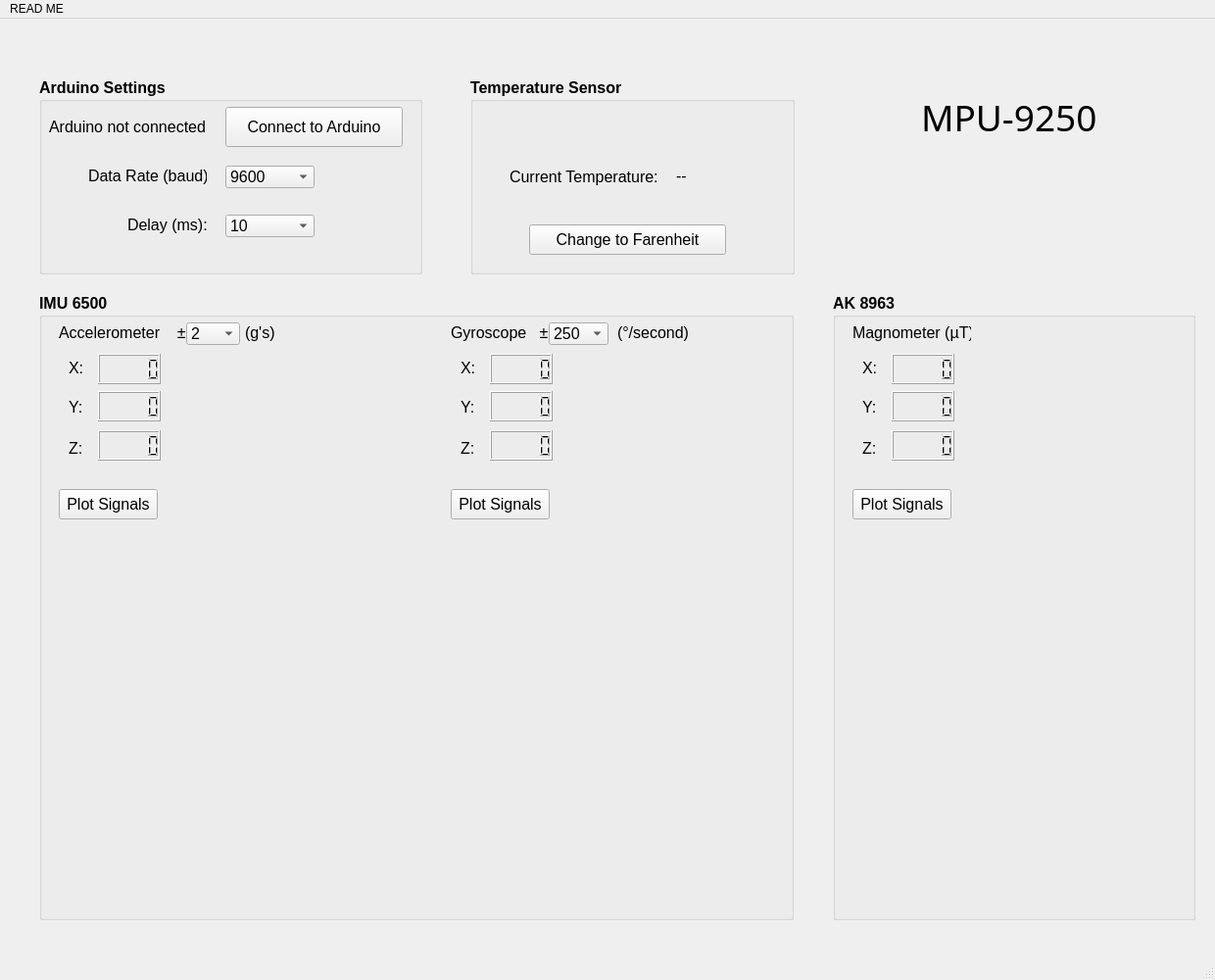
<?xml version="1.0" encoding="UTF-8"?>
<ui version="4.0">
 <class>MainWindow</class>
 <widget class="QMainWindow" name="MainWindow">
  <property name="geometry">
   <rect>
    <x>0</x>
    <y>0</y>
    <width>1240</width>
    <height>1000</height>
   </rect>
  </property>
  <property name="maximumSize">
   <size>
    <width>16777215</width>
    <height>1000</height>
   </size>
  </property>
  <property name="windowTitle">
   <string>MainWindow</string>
  </property>
  <widget class="QWidget" name="centralwidget">
   <widget class="QLabel" name="label_2">
    <property name="geometry">
     <rect>
      <x>940</x>
      <y>80</y>
      <width>181</width>
      <height>41</height>
     </rect>
    </property>
    <property name="font">
     <font>
      <family>Perpetua Titling MT</family>
      <pointsize>28</pointsize>
     </font>
    </property>
    <property name="text">
     <string>MPU-9250</string>
    </property>
   </widget>
   <widget class="QGroupBox" name="IMU6500GB">
    <property name="geometry">
     <rect>
      <x>40</x>
      <y>280</y>
      <width>770</width>
      <height>640</height>
     </rect>
    </property>
    <property name="minimumSize">
     <size>
      <width>680</width>
      <height>271</height>
     </size>
    </property>
    <property name="maximumSize">
     <size>
      <width>770</width>
      <height>640</height>
     </size>
    </property>
    <property name="font">
     <font>
      <pointsize>12</pointsize>
      <bold>true</bold>
     </font>
    </property>
    <property name="title">
     <string>IMU 6500</string>
    </property>
    <widget class="QLabel" name="label_3">
     <property name="geometry">
      <rect>
       <x>20</x>
       <y>30</y>
       <width>141</width>
       <height>21</height>
      </rect>
     </property>
     <property name="font">
      <font>
       <pointsize>12</pointsize>
       <bold>false</bold>
      </font>
     </property>
     <property name="text">
      <string>Accelerometer    ±</string>
     </property>
    </widget>
    <widget class="QLabel" name="label_4">
     <property name="geometry">
      <rect>
       <x>420</x>
       <y>30</y>
       <width>101</width>
       <height>21</height>
      </rect>
     </property>
     <property name="font">
      <font>
       <pointsize>12</pointsize>
       <bold>false</bold>
      </font>
     </property>
     <property name="text">
      <string>Gyroscope   ±</string>
     </property>
    </widget>
    <widget class="QLabel" name="label_5">
     <property name="geometry">
      <rect>
       <x>30</x>
       <y>66</y>
       <width>21</width>
       <height>21</height>
      </rect>
     </property>
     <property name="font">
      <font>
       <pointsize>12</pointsize>
       <bold>false</bold>
      </font>
     </property>
     <property name="text">
      <string>X:</string>
     </property>
    </widget>
    <widget class="QLabel" name="label_6">
     <property name="geometry">
      <rect>
       <x>30</x>
       <y>106</y>
       <width>21</width>
       <height>21</height>
      </rect>
     </property>
     <property name="font">
      <font>
       <pointsize>12</pointsize>
       <bold>false</bold>
      </font>
     </property>
     <property name="text">
      <string>Y:</string>
     </property>
    </widget>
    <widget class="QLabel" name="label_7">
     <property name="geometry">
      <rect>
       <x>30</x>
       <y>150</y>
       <width>21</width>
       <height>17</height>
      </rect>
     </property>
     <property name="font">
      <font>
       <pointsize>12</pointsize>
       <bold>false</bold>
      </font>
     </property>
     <property name="text">
      <string>Z:</string>
     </property>
    </widget>
    <widget class="QPushButton" name="PlotAccelerometerPB">
     <property name="geometry">
      <rect>
       <x>20</x>
       <y>200</y>
       <width>101</width>
       <height>31</height>
      </rect>
     </property>
     <property name="font">
      <font>
       <pointsize>12</pointsize>
       <bold>false</bold>
      </font>
     </property>
     <property name="text">
      <string>Plot Signals</string>
     </property>
    </widget>
    <widget class="QPushButton" name="PlotGyroscopePB">
     <property name="geometry">
      <rect>
       <x>420</x>
       <y>200</y>
       <width>101</width>
       <height>31</height>
      </rect>
     </property>
     <property name="font">
      <font>
       <pointsize>12</pointsize>
       <bold>false</bold>
      </font>
     </property>
     <property name="text">
      <string>Plot Signals</string>
     </property>
    </widget>
    <widget class="QWidget" name="widget_2" native="true">
     <property name="geometry">
      <rect>
       <x>420</x>
       <y>290</y>
       <width>331</width>
       <height>321</height>
      </rect>
     </property>
    </widget>
    <widget class="QWidget" name="widget_3" native="true">
     <property name="geometry">
      <rect>
       <x>20</x>
       <y>290</y>
       <width>331</width>
       <height>321</height>
      </rect>
     </property>
    </widget>
    <widget class="QLabel" name="label_17">
     <property name="geometry">
      <rect>
       <x>590</x>
       <y>30</y>
       <width>101</width>
       <height>21</height>
      </rect>
     </property>
     <property name="font">
      <font>
       <pointsize>12</pointsize>
       <bold>false</bold>
      </font>
     </property>
     <property name="text">
      <string>(°/second)</string>
     </property>
    </widget>
    <widget class="QComboBox" name="GyroscopeCB">
     <property name="geometry">
      <rect>
       <x>520</x>
       <y>30</y>
       <width>61</width>
       <height>23</height>
      </rect>
     </property>
     <property name="font">
      <font>
       <pointsize>12</pointsize>
       <bold>false</bold>
      </font>
     </property>
     <item>
      <property name="text">
       <string>250</string>
      </property>
     </item>
     <item>
      <property name="text">
       <string>500</string>
      </property>
     </item>
     <item>
      <property name="text">
       <string>1000</string>
      </property>
     </item>
     <item>
      <property name="text">
       <string>2000</string>
      </property>
     </item>
    </widget>
    <widget class="QComboBox" name="AccelerometerCB">
     <property name="geometry">
      <rect>
       <x>150</x>
       <y>30</y>
       <width>55</width>
       <height>23</height>
      </rect>
     </property>
     <property name="font">
      <font>
       <pointsize>12</pointsize>
       <bold>false</bold>
      </font>
     </property>
     <item>
      <property name="text">
       <string>2</string>
      </property>
     </item>
     <item>
      <property name="text">
       <string>4</string>
      </property>
     </item>
     <item>
      <property name="text">
       <string>8</string>
      </property>
     </item>
     <item>
      <property name="text">
       <string>16</string>
      </property>
     </item>
    </widget>
    <widget class="QLabel" name="label_21">
     <property name="geometry">
      <rect>
       <x>210</x>
       <y>30</y>
       <width>54</width>
       <height>21</height>
      </rect>
     </property>
     <property name="font">
      <font>
       <pointsize>12</pointsize>
       <bold>false</bold>
      </font>
     </property>
     <property name="text">
      <string>(g's)</string>
     </property>
    </widget>
    <widget class="QLabel" name="label_8">
     <property name="geometry">
      <rect>
       <x>430</x>
       <y>106</y>
       <width>21</width>
       <height>21</height>
      </rect>
     </property>
     <property name="font">
      <font>
       <pointsize>12</pointsize>
       <bold>false</bold>
      </font>
     </property>
     <property name="text">
      <string>Y:</string>
     </property>
    </widget>
    <widget class="QLabel" name="label_9">
     <property name="geometry">
      <rect>
       <x>430</x>
       <y>66</y>
       <width>21</width>
       <height>21</height>
      </rect>
     </property>
     <property name="font">
      <font>
       <pointsize>12</pointsize>
       <bold>false</bold>
      </font>
     </property>
     <property name="text">
      <string>X:</string>
     </property>
    </widget>
    <widget class="QLabel" name="label_10">
     <property name="geometry">
      <rect>
       <x>430</x>
       <y>150</y>
       <width>21</width>
       <height>17</height>
      </rect>
     </property>
     <property name="font">
      <font>
       <pointsize>12</pointsize>
       <bold>false</bold>
      </font>
     </property>
     <property name="text">
      <string>Z:</string>
     </property>
    </widget>
    <widget class="QLCDNumber" name="lcd_AccelerometerX">
     <property name="geometry">
      <rect>
       <x>60</x>
       <y>62</y>
       <width>64</width>
       <height>31</height>
      </rect>
     </property>
    </widget>
    <widget class="QLCDNumber" name="lcd_AccelerometerY">
     <property name="geometry">
      <rect>
       <x>60</x>
       <y>100</y>
       <width>64</width>
       <height>31</height>
      </rect>
     </property>
    </widget>
    <widget class="QLCDNumber" name="lcd_AccelerometerZ">
     <property name="geometry">
      <rect>
       <x>60</x>
       <y>140</y>
       <width>64</width>
       <height>31</height>
      </rect>
     </property>
    </widget>
    <widget class="QLCDNumber" name="lcd_GyroscopeX">
     <property name="geometry">
      <rect>
       <x>460</x>
       <y>62</y>
       <width>64</width>
       <height>31</height>
      </rect>
     </property>
    </widget>
    <widget class="QLCDNumber" name="lcd_GyroscopeZ">
     <property name="geometry">
      <rect>
       <x>460</x>
       <y>140</y>
       <width>64</width>
       <height>31</height>
      </rect>
     </property>
    </widget>
    <widget class="QLCDNumber" name="lcd_GyroscopeY">
     <property name="geometry">
      <rect>
       <x>460</x>
       <y>100</y>
       <width>64</width>
       <height>31</height>
      </rect>
     </property>
    </widget>
   </widget>
   <widget class="QGroupBox" name="AKGB">
    <property name="geometry">
     <rect>
      <x>850</x>
      <y>280</y>
      <width>370</width>
      <height>640</height>
     </rect>
    </property>
    <property name="minimumSize">
     <size>
      <width>220</width>
      <height>271</height>
     </size>
    </property>
    <property name="maximumSize">
     <size>
      <width>370</width>
      <height>640</height>
     </size>
    </property>
    <property name="font">
     <font>
      <pointsize>12</pointsize>
      <bold>true</bold>
     </font>
    </property>
    <property name="title">
     <string>AK 8963</string>
    </property>
    <widget class="QLabel" name="label_14">
     <property name="geometry">
      <rect>
       <x>20</x>
       <y>30</y>
       <width>121</width>
       <height>21</height>
      </rect>
     </property>
     <property name="font">
      <font>
       <pointsize>12</pointsize>
       <bold>false</bold>
      </font>
     </property>
     <property name="text">
      <string>Magnometer (µT)</string>
     </property>
    </widget>
    <widget class="QPushButton" name="PlotMagnometerPB">
     <property name="geometry">
      <rect>
       <x>20</x>
       <y>200</y>
       <width>101</width>
       <height>31</height>
      </rect>
     </property>
     <property name="font">
      <font>
       <pointsize>12</pointsize>
       <bold>false</bold>
      </font>
     </property>
     <property name="text">
      <string>Plot Signals</string>
     </property>
    </widget>
    <widget class="QWidget" name="widget" native="true">
     <property name="geometry">
      <rect>
       <x>20</x>
       <y>290</y>
       <width>331</width>
       <height>321</height>
      </rect>
     </property>
    </widget>
    <widget class="QLabel" name="label_13">
     <property name="geometry">
      <rect>
       <x>30</x>
       <y>106</y>
       <width>21</width>
       <height>21</height>
      </rect>
     </property>
     <property name="font">
      <font>
       <pointsize>12</pointsize>
       <bold>false</bold>
      </font>
     </property>
     <property name="text">
      <string>Y:</string>
     </property>
    </widget>
    <widget class="QLabel" name="label_12">
     <property name="geometry">
      <rect>
       <x>30</x>
       <y>66</y>
       <width>21</width>
       <height>21</height>
      </rect>
     </property>
     <property name="font">
      <font>
       <pointsize>12</pointsize>
       <bold>false</bold>
      </font>
     </property>
     <property name="text">
      <string>X:</string>
     </property>
    </widget>
    <widget class="QLabel" name="label_11">
     <property name="geometry">
      <rect>
       <x>30</x>
       <y>150</y>
       <width>21</width>
       <height>17</height>
      </rect>
     </property>
     <property name="font">
      <font>
       <pointsize>12</pointsize>
       <bold>false</bold>
      </font>
     </property>
     <property name="text">
      <string>Z:</string>
     </property>
    </widget>
    <widget class="QLCDNumber" name="lcd_MagnetometerY">
     <property name="geometry">
      <rect>
       <x>60</x>
       <y>100</y>
       <width>64</width>
       <height>31</height>
      </rect>
     </property>
    </widget>
    <widget class="QLCDNumber" name="lcd_MagnetometerX">
     <property name="geometry">
      <rect>
       <x>60</x>
       <y>62</y>
       <width>64</width>
       <height>31</height>
      </rect>
     </property>
    </widget>
    <widget class="QLCDNumber" name="lcd_MagnetometerZ">
     <property name="geometry">
      <rect>
       <x>60</x>
       <y>140</y>
       <width>64</width>
       <height>31</height>
      </rect>
     </property>
    </widget>
   </widget>
   <widget class="QGroupBox" name="TempGB">
    <property name="geometry">
     <rect>
      <x>480</x>
      <y>60</y>
      <width>331</width>
      <height>201</height>
     </rect>
    </property>
    <property name="font">
     <font>
      <pointsize>12</pointsize>
      <bold>true</bold>
     </font>
    </property>
    <property name="title">
     <string>Temperature Sensor</string>
    </property>
    <widget class="QLabel" name="label_15">
     <property name="geometry">
      <rect>
       <x>40</x>
       <y>86</y>
       <width>151</width>
       <height>31</height>
      </rect>
     </property>
     <property name="font">
      <font>
       <pointsize>12</pointsize>
       <bold>false</bold>
      </font>
     </property>
     <property name="text">
      <string>Current Temperature:</string>
     </property>
    </widget>
    <widget class="QLabel" name="label_TempValue">
     <property name="geometry">
      <rect>
       <x>210</x>
       <y>90</y>
       <width>54</width>
       <height>21</height>
      </rect>
     </property>
     <property name="font">
      <font>
       <pointsize>12</pointsize>
       <bold>false</bold>
      </font>
     </property>
     <property name="text">
      <string>--</string>
     </property>
    </widget>
    <widget class="QPushButton" name="TempModePB">
     <property name="geometry">
      <rect>
       <x>60</x>
       <y>150</y>
       <width>201</width>
       <height>31</height>
      </rect>
     </property>
     <property name="font">
      <font>
       <pointsize>12</pointsize>
       <bold>false</bold>
      </font>
     </property>
     <property name="text">
      <string>Change to Farenheit</string>
     </property>
    </widget>
    <widget class="QLabel" name="label_TemperatureMode">
     <property name="geometry">
      <rect>
       <x>240</x>
       <y>90</y>
       <width>41</width>
       <height>21</height>
      </rect>
     </property>
     <property name="font">
      <font>
       <pointsize>12</pointsize>
       <bold>false</bold>
      </font>
     </property>
     <property name="text">
      <string/>
     </property>
    </widget>
   </widget>
   <widget class="QGroupBox" name="ArduinoSettingsGB">
    <property name="geometry">
     <rect>
      <x>40</x>
      <y>60</y>
      <width>391</width>
      <height>201</height>
     </rect>
    </property>
    <property name="font">
     <font>
      <pointsize>12</pointsize>
      <bold>true</bold>
     </font>
    </property>
    <property name="title">
     <string>Arduino Settings</string>
    </property>
    <widget class="QComboBox" name="DelayCB">
     <property name="geometry">
      <rect>
       <x>190</x>
       <y>140</y>
       <width>91</width>
       <height>23</height>
      </rect>
     </property>
     <property name="font">
      <font>
       <pointsize>12</pointsize>
       <bold>false</bold>
      </font>
     </property>
     <item>
      <property name="text">
       <string>10</string>
      </property>
     </item>
     <item>
      <property name="text">
       <string>25</string>
      </property>
     </item>
     <item>
      <property name="text">
       <string>50</string>
      </property>
     </item>
     <item>
      <property name="text">
       <string>100</string>
      </property>
     </item>
     <item>
      <property name="text">
       <string>200</string>
      </property>
     </item>
     <item>
      <property name="text">
       <string>500</string>
      </property>
     </item>
    </widget>
    <widget class="QLabel" name="label_18">
     <property name="geometry">
      <rect>
       <x>90</x>
       <y>140</y>
       <width>81</width>
       <height>21</height>
      </rect>
     </property>
     <property name="font">
      <font>
       <pointsize>12</pointsize>
       <bold>false</bold>
      </font>
     </property>
     <property name="text">
      <string>Delay (ms):</string>
     </property>
    </widget>
    <widget class="QLabel" name="label_arduinostatus">
     <property name="geometry">
      <rect>
       <x>10</x>
       <y>40</y>
       <width>161</width>
       <height>21</height>
      </rect>
     </property>
     <property name="font">
      <font>
       <pointsize>12</pointsize>
       <bold>false</bold>
      </font>
     </property>
     <property name="layoutDirection">
      <enum>Qt::RightToLeft</enum>
     </property>
     <property name="text">
      <string>Arduino not connected</string>
     </property>
    </widget>
    <widget class="QPushButton" name="ConnectArduinoPB">
     <property name="geometry">
      <rect>
       <x>190</x>
       <y>30</y>
       <width>181</width>
       <height>41</height>
      </rect>
     </property>
     <property name="font">
      <font>
       <pointsize>12</pointsize>
       <bold>false</bold>
      </font>
     </property>
     <property name="text">
      <string>Connect to Arduino</string>
     </property>
    </widget>
    <widget class="QComboBox" name="BaudCB">
     <property name="geometry">
      <rect>
       <x>190</x>
       <y>90</y>
       <width>91</width>
       <height>23</height>
      </rect>
     </property>
     <property name="font">
      <font>
       <pointsize>12</pointsize>
       <bold>false</bold>
      </font>
     </property>
     <item>
      <property name="text">
       <string>9600</string>
      </property>
     </item>
     <item>
      <property name="text">
       <string>19200</string>
      </property>
     </item>
     <item>
      <property name="text">
       <string>38400</string>
      </property>
     </item>
     <item>
      <property name="text">
       <string>57600</string>
      </property>
     </item>
     <item>
      <property name="text">
       <string>115200</string>
      </property>
     </item>
    </widget>
    <widget class="QLabel" name="label_16">
     <property name="geometry">
      <rect>
       <x>50</x>
       <y>90</y>
       <width>121</width>
       <height>21</height>
      </rect>
     </property>
     <property name="font">
      <font>
       <pointsize>12</pointsize>
       <bold>false</bold>
      </font>
     </property>
     <property name="text">
      <string>Data Rate (baud):</string>
     </property>
    </widget>
   </widget>
  </widget>
  <widget class="QMenuBar" name="menubar">
   <property name="geometry">
    <rect>
     <x>0</x>
     <y>0</y>
     <width>1240</width>
     <height>23</height>
    </rect>
   </property>
   <widget class="QMenu" name="menuREAD_ME">
    <property name="title">
     <string>READ ME</string>
    </property>
    <addaction name="actionMPU_9250_Data_Sheet"/>
   </widget>
   <addaction name="menuREAD_ME"/>
  </widget>
  <widget class="QStatusBar" name="statusbar"/>
  <action name="actionMPU_9250_Data_Sheet">
   <property name="text">
    <string>MPU-9250 Data Sheet</string>
   </property>
  </action>
 </widget>
 <resources/>
 <connections/>
</ui>
